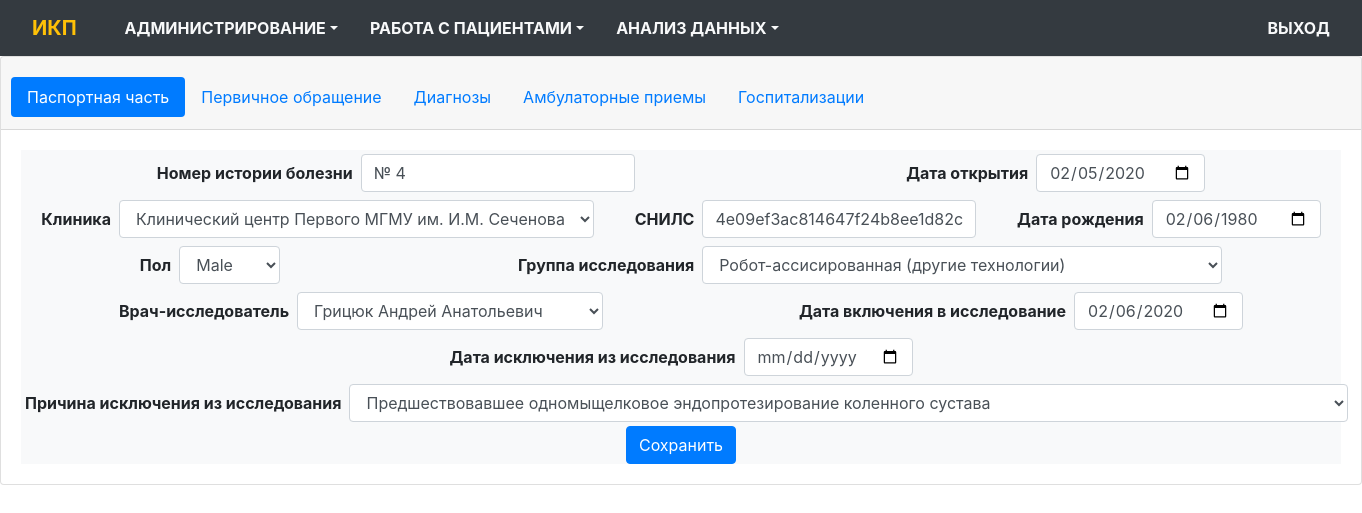
The page /history_edit/3/1 (signed in) on the database its author committed.
### app/models.py (models this page shows, shortened)
class Histories(db.Model):
    __tablename__='Histories'
    id = db.Column(db.Integer(), primary_key=True)
    clinic = db.Column(db.Integer(), db.ForeignKey('Clinics.id'), index = True)
    hist_number = db.Column(db.String(100), unique=False)
    time_created = db.Column(db.DateTime(), default=datetime.utcnow())
    date_in = db.Column(db.Date())
    patient = db.Column(db.Integer(), db.ForeignKey('Patients.id'))
    research_group = db.Column(db.Integer(), db.ForeignKey('ResearchGroups.id'), index = True)
    doctor_researcher = db.Column(db.Integer(), db.ForeignKey('Doctors.id'), index = True)
    date_research_in = db.Column(db.Date())
    date_research_out = db.Column(db.Date())
    reason = db.Column(db.Integer(), db.ForeignKey('Reasons.id'))
    def get_diagnoses(self, **kwargs):
        diagnoses = Diagnoses.query.filter(Diagnoses.history==self.id).all()
        diagnoses_items = []
        main_diagnose=None
        for d in diagnoses:
            diagnose_item = DiagnosesItems.query.get(d.diagnose)
            item = {}
            item['id'] = d.id
            item['description'] = diagnose_item.description
            item['type'] = diagnose_item.type
            item['mkb10'] = diagnose_item.mkb10
            item['date_created'] = d.date_created
            if diagnose_item.type=='Основной':
                main_diagnose = d
            diagnoses_items.append(item)
        return([diagnoses_items, main_diagnose])
    def get_events(self, **kwargs):
        event_type = kwargs.get('type',None)
        if event_type:
            events = HistoryEvents.query.join(Events, Events.id==HistoryEvents.event).\
                            filter(and_(HistoryEvents.history==self.id,  Events.type==event_type)).all()
        else:
            events = HistoryEvents.query.filter(HistoryEvents.history==self.id).all()
        items = []
        for a in events:
            event_item = Events.query.get(a.event)
            item = {}
            item['event'] = a
            item['event_id'] = a.id
            item['event_date'] = a.date_begin
            item['event_date_begin'] = a.date_begin
            item['event_date_end'] = a.date_end
            doctor = Doctors.query.get(a.doctor)
            item['doctor'] = doctor.fio
            item['event_name'] = event_item.description
            item['event_type'] = event_item.id
            items.append(item)
        return items

class Patients(db.Model):
    __tablename__ = 'Patients'
    id = db.Column(db.Integer(), primary_key=True)
    snils_hash =db.Column(db.String(128), unique=False)
    birthdate = db.Column(db.Date())
    sex = db.Column(db.String(1), index=True)
    histories = db.relationship('Histories', backref='patients')

### app/history/routes.py (the view, shortened to what this page needs)
@bp.route('/history_edit/<h>/<pill>', methods = ['GET','POST'])
@login_required
def history_edit(h, pill):
    history = Histories.query.get(h)
    MainForm = HistoryMainForm()
    FirstForm = IndicatorsForm()
    MainDiagnosForm = HistoryMainDiagnosForm()
    OtherDiagnosForm = HistoryOtherDiagnosForm()
    NewAmbulanceForm = HistioryNewAmbulanceForm()
    NewHospitalForm_ = NewHospitalForm()
    if MainDiagnosForm.submit.data and MainDiagnosForm.validate_on_submit():
        pill = 3
        main_diagnose = AddMainDiagnos(MainDiagnosForm, history)
        if main_diagnose is not None:
            flash('Данные сохранены', category='info')
        return redirect(url_for('history.history_edit', h=history.id, pill=pill))
    if OtherDiagnosForm.submit.data and OtherDiagnosForm.validate_on_submit():
        pill = 3
        other_diagnose = AddOtherDiagnos(OtherDiagnosForm, history)
        if other_diagnose is not None:
            flash('Данные сохранены', category='info')
        return redirect(url_for('history.history_edit', h=history.id, pill=pill))
    if NewHospitalForm_.submit.data and NewHospitalForm_.validate_on_submit():
            return redirect(url_for('history.hospital_edit', h=history.id, h_e='0', pill=1))
    if history is not None:
        form_list = FillHistoryForm(MainForm, FirstForm, MainDiagnosForm, history)
        MainForm = form_list[0]
        FirstForm = form_list[1]
        MainDiagnosForm = form_list[2]
        history_event_id = form_list[3].id
        items = form_list[4]
        diagnoses_items = form_list[5]
        ambulance_events = form_list[6]
        hospital_events = form_list[7]
    else:
        items = []
        history_event_id = 0
        diagnoses_items = []
        ambulance_events = []
        hospital_events = []
    return render_template('history/history_edit.html', HistoryMainForm=MainForm,
                            h=h, items = items, FirstForm=FirstForm,
                            MainDiagnosForm = MainDiagnosForm,
                            OtherDiagnosForm = OtherDiagnosForm,
                            NewAmbulanceForm = NewAmbulanceForm,
                            NewHospitalForm = NewHospitalForm_,
                            history_event_id = history_event_id,
                            diagnoses_items = diagnoses_items,
                            ambulance_events = ambulance_events,
                            hospital_events = hospital_events,
                            pill=pill)

### app/history/forms.py
class IndicatorsForm(FlaskForm):
    date_begin = DateField('Дата')

### app/auth/routes.py (called while the page is built)
@bp.before_app_request
def before_request():
    if current_user.is_authenticated:
        current_user.ping()

### app/models.py (called while the page is built)
@login_manager.user_loader
def load_user(id):
    return Users.query.get(int(id))

    def has_permissions(self, permission):
        if self.is_admin():
            return True
        user_role = UserRoles.query.filter_by(user=current_user.id, role=Roles.query.filter_by(permissions=permission).first().id).first()
        if user_role is None:
            return False
        return True

    def is_admin(self):
        current_user_is_admin = UserRoles.query.filter_by(user=current_user.id, role = Roles.query.filter_by(is_admin = True).first().id).first()
        if current_user_is_admin is None:
            return False
        return True

    def ping(self):
        self.last_visit = datetime.utcnow()
        db.session.add(self)
        db.session.commit()

### app/templates/history/history_edit.html (shortened to what this page needs)
{% extends "base.html" %}
{% import "bootstrap/wtf.html" as wtf %}
{% import "_macros.html" as m %}
{% import "history/_HistoryMainForm.html" as forms %}
{% block page_content %}
<div class="card">
  <div class="card-header m-0">
    <ul class="nav nav-pills card-header-pills">
      <li class="nav-item">
        {% if pill == '1' %}
          <a class="nav-link active"  data-toggle="pill" href="#passport">Паспортная часть</a>
        {% else %}
          <a class="nav-link"  data-toggle="pill" href="#passport">Паспортная часть</a>
        {% endif %}
      </li>
      {% if h != '0' %}
      <li class="nav-item">
        {% if pill == '2' %}
          <a class="nav-link active" data-toggle="pill" href="#first">Первичное обращение</a>
        {% else %}
          <a class="nav-link" data-toggle="pill" href="#first">Первичное обращение</a>
        {% endif %}
      </li>
      <li class="nav-item">
        {% if pill == '3' %}
          <a class="nav-link active" data-toggle="pill" href="#diagnoses">Диагнозы</a>
        {% else %}
          <a class="nav-link" data-toggle="pill" href="#diagnoses">Диагнозы</a>
        {% endif %}
      </li>
      <li class="nav-item">
        {% if pill == '4' %}
          <a class="nav-link active" data-toggle="pill" href="#ambulance">Амбулаторные приемы</a>
        {% else %}
          <a class="nav-link" data-toggle="pill" href="#ambulance">Амбулаторные приемы</a>
        {% endif %}
      </li>
      <li class="nav-item">
        {% if pill == '5' %}
          <a class="nav-link active" data-toggle="pill" href="#hospital">Госпитализации</a>
        {% else %}
          <a class="nav-link" data-toggle="pill" href="#hospital">Госпитализации</a>
        {% endif %}
      </li>
      {% endif %}
    </ul>
  </div>
  <div class="card-body">
    <div class="tab-content">
      {% if pill == '1' %}
        <div class="tab-pane active mx-0" id="passport">
          {{forms.HistoryMainForm(HistoryMainForm)}}
        </div>
      {% else %}
        <div class="tab-pane fade mx-0" id="passport">
          {{forms.HistoryMainForm(HistoryMainForm)}}
        </div>
      {% endif %}
        </div>
      </div>
    </div>
{% endblock %}

### app/templates/_macros.html (shortened to what this page needs)
{%  macro render_field(field) %}
<div class="form-group">
  {{field.label(class="form-control-label mx-1 my-1 font-weight-bold")}}
  {% if kwargs.get('disabled') %}
    {{field(class="form-control mx-1 my-1", disabled = True)}}
  {% else %}
    {{field(class="form-control mx-1 my-1")}}
  {% endif %}
</div>
{% endmacro %}

### rows shown on the page
Histories: hist_number "№ 4", date_in "02/05/2020", clinic "Клинический центр Первого МГМУ им. И.М. Сеченова", research_group "Робот-ассисированная (другие технологии)", doctor_researcher "Грицюк Андрей Анатольевич", date_research_in "02/06/2020", reason "Предшествовавшее одномыщелковое эндопротезирование коленного сустава"
Patients: birthdate "02/06/1980"
